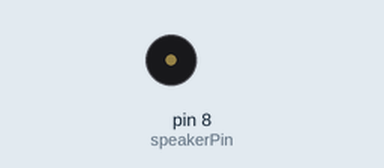
The sketch below on a simulated Arduino Uno, built with avr-gcc and run on an emulated ATmega328P. On the bench: buzzer (waves = sounding).

Above: at 1.1 s.
At 2.85 s:
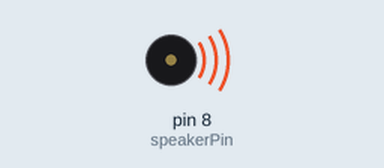
Timing chart, 0 to 3.1 s (numbered marks = the images above):
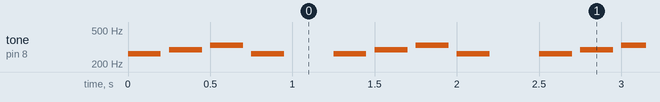

The sketch:

Piezo_melody.ino
```cpp
int speakerPin = 8;
void setup() {
 pinMode(speakerPin, OUTPUT);
}
void loop() {
 tone(speakerPin, 262, 200); // plays a tone of 262Hz for 200ms
 delay(250); // wait 250 ms
 tone(speakerPin, 294, 200); // plays a tone of 294Hz for 200ms
 delay(250); // wait 250 ms
 tone(speakerPin, 330, 200); // plays a tone of 330Hz for 200ms
 delay(250); // wait 250 ms
 tone(speakerPin, 262, 200); // plays a tone of 262Hz for 200ms
 delay(500); // wait 500 ms
}
```

Measured:
- by itself, tone on pin 8 (speakerPin): repeats every 1.3 s: silent 0.05 s, 294 Hz 0.20 s, silent 0.05 s, 330 Hz 0.20 s, silent 0.05 s, 262 Hz 0.20 s, silent 0.30 s, 262 Hz 0.20 s
